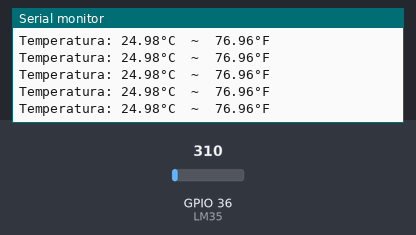
Recording of a sketch running on a simulated ESP32-S3. Parts: the last lines printed to the serial monitor. The inputs (shaded band) are chosen by the test bench; at power-on: GPIO 36 (LM35) = 310.

Above: at 3.5 s.
3.6 s: GPIO 36 (LM35) set to 423
At 4.1 s:
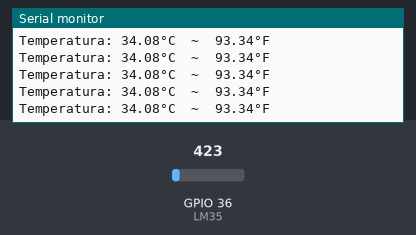
6.6 s: GPIO 36 (LM35) set to 513
At 7.4 s:
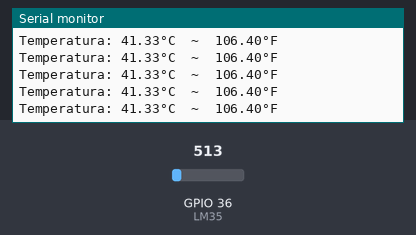
Timing chart, 0 to 9.6 s (numbered marks = the images above; inputs shaded):
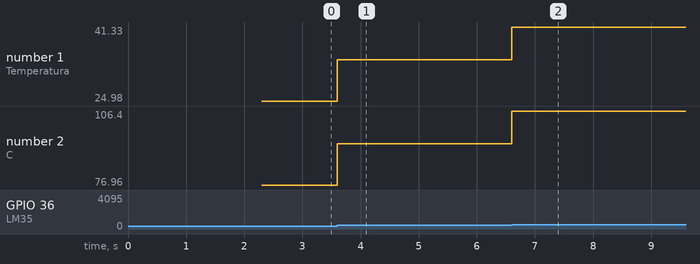

The sketch:

Edgent_ESP32.ino
```cpp
/**************************************************** ************
   Blynk es una plataforma con aplicaciones iOS y Android para controlar
   ESP32, Arduino, Raspberry Pi y similares a través de Internet.
   Puede crear fácilmente interfaces móviles y web para cualquier
   proyectos simplemente arrastrando y soltando widgets.

     Descargas, documentos, tutoriales: https://www.blynk.io
     Generador de bocetos: https://examples.blynk.cc
     Comunidad Blynk: https://community.blynk.cc
     Síguenos: https://www.fb.com/blynkapp
                                 https://twitter.com/blynk_app

   La biblioteca Blynk tiene licencia MIT
  **************************************************** ***********
   Implementos Blynk.Edgent:
   - Blynk.Inject - Aprovisionamiento dinámico de credenciales WiFi
   - Blynk.Air - Actualizaciones de firmware por aire
   - Indicación del estado del dispositivo mediante un LED físico
   - Restablecimiento de credenciales usando un botón físico
  **************************************************** ***********/

/* Complete la información de su Plantilla Blynk aquí */
/* Leer más: https://bit.ly/BlynkInject */
#define BLYNK_TEMPLATE_ID "TMPL2ObCysqt-"
#define BLYNK_TEMPLATE_NAME "LM35"


#define BLYNK_FIRMWARE_VERSION        "0.1.0"

#define BLYNK_PRINT Serial
//#define BLYNK_DEBUG

#define APP_DEBUG

// Descomente su tablero, o configure un tablero personalizado en Settings.h
//#define USE_ESP32_DEV_MODULE
//#define USE_ESP32C3_DEV_MODULE
//#define USE_ESP32S2_DEV_KIT
//#define USE_WROVER_BOARD
//#define USE_TTGO_T7
//#define USE_TTGO_T_OI

#include "BlynkEdgent.h"

#define ADC_VREF_mV    3300.0 // en milivoltios
#define ADC_RESOLUCION 4096.0 // Pines de entrada analógica = 12 bits = rango de lectura 0-4095.
#define LM35       36 // El pin GIOP36 (ADC0) del ESP32 está conectado al LM35
int ValorAnalogico = 0;
float milliVolt;
float TempC;
float TempF;
BlynkTimer timer;

void myTimer(){
// Esta función describe lo que sucederá con cada tic del temporizador
  Blynk.virtualWrite(V0, TempC);
  Blynk.virtualWrite(V1, TempF);
}

void setup(){
// Se inicializa la comunicación serial a una velocidad de 115200 baudios
  Serial.begin(115200);
  BlynkEdgent.begin();
  timer.setInterval(1000L, myTimer);

  pinMode(LM35,INPUT); // Se declara como Entrada
  delay(500);
}

void loop() {

// Se lee el valor ADC del sensor de temperatura
  ValorAnalogico = analogRead(LM35);

  // Se convierte el valor ADC a voltaje en milivoltios
  milliVolt = ValorAnalogico * (ADC_VREF_mV / ADC_RESOLUCION);

  // Se convierte el voltaje a temperatura en grados Celsius
  TempC = milliVolt / 10;

  // Se convierte la temperatura a grados Fahrenheit
  TempF = TempC * 9 / 5 + 32;

  // Se imprimen los valores de temperatura en el Monitor Serie
  Serial.print("Temperatura: ");
  Serial.print(TempC);   // Se imprime la temperatura en grados Celsius
  Serial.print("°C");
  Serial.print("  ~  "); // Separador entre grados Celsius y Fahrenheit
  Serial.print(TempF);   // Se imprime la temperatura en grados Fahrenheit
  Serial.println("°F");

  BlynkEdgent.run();
  timer.run();// runs BlynkTimer
}
```

Measured:
- after the input at 3.6 s, the serial monitor: prints a new line at once (image 1)
- after the input at 6.6 s, the serial monitor: prints a new line at once (image 2)
- plotted number 1: 24.98 → 34.08 after the input at 3.6 s, 34.08 → 41.33 after the input at 6.6 s
- plotted number 2: 76.96 → 93.34 after the input at 3.6 s, 93.34 → 106.4 after the input at 6.6 s
